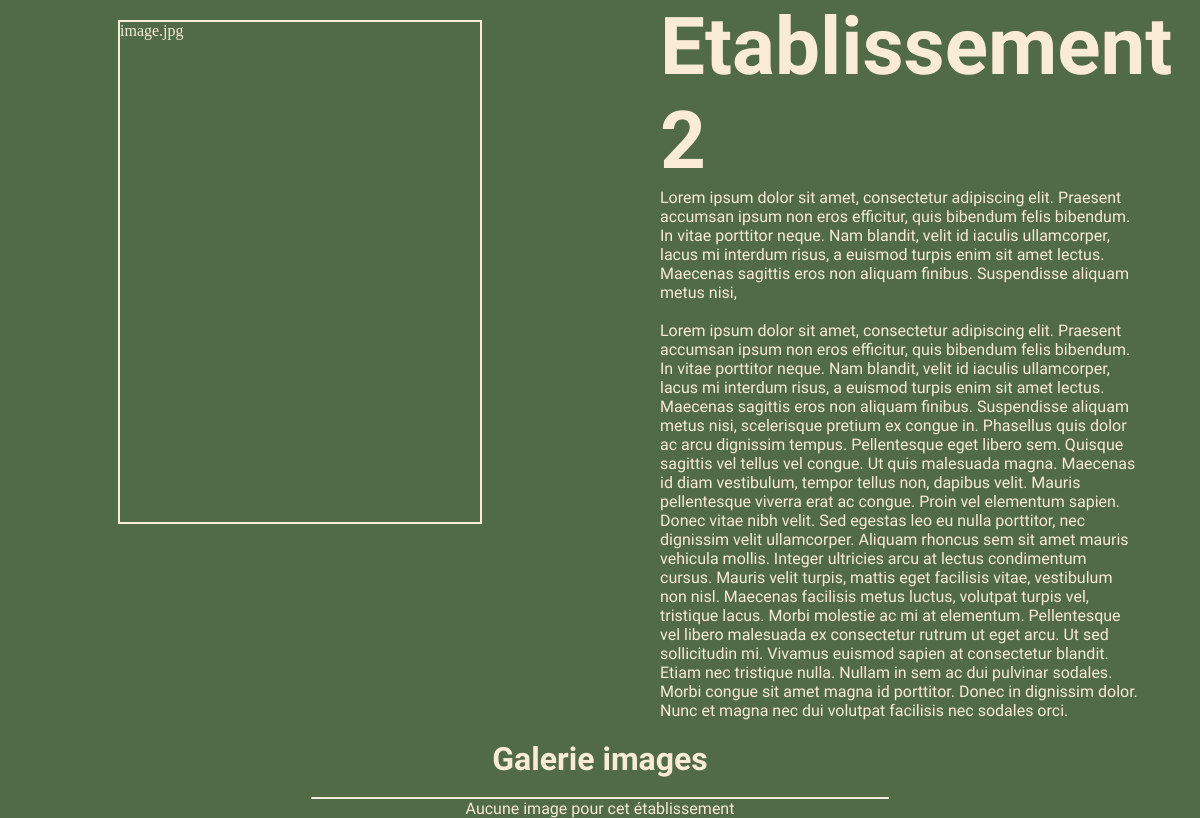
Screenshot of /school.php?id=2 with the database file from the repository.
### tables this page shows
CREATE TABLE IF NOT EXISTS `etablissements` (
  `id` int NOT NULL AUTO_INCREMENT,
  `nom` varchar(255) NOT NULL,
  `description` text NOT NULL,
  `introduction` text NOT NULL,
  `image` varchar(255) NOT NULL,
  `categorie` int NOT NULL DEFAULT '1',
  PRIMARY KEY (`id`)
);

### school.php (the view, shortened to what this page needs)
<?php
    if(isset($_GET['id']))
    {
        $id = htmlspecialchars($_GET['id']);
    }else{
        header("LOCATION:404.php");
    }
    require "connexion.php";
    $req = $bdd->prepare("SELECT * FROM etablissements WHERE id=?");
    $req->execute([$id]);
    $don = $req->fetch();
?>
<!DOCTYPE html>
<html lang="fr">
<head>
    <link rel="stylesheet" href="style2.css">
</head>
<body>
    <div class="slide" id="test">
        <div id="gd">
            <div class="gauche" id="img">
                <div class="img">
                <?= $don['image'] ?>
                </div>
            </div>
            <div class="droite">
                <div id="texte">
                    <div id="titre">
                        <h1><?= $don['nom'] ?></h1>
                    </div>
                    <div id="desc">
                        <?= $don['introduction'] ?><br>
                        <br><?= $don['description'] ?>
                    </div>
                </div>
            </div>
        </div>
        <div class="gal">
            <h1>Galerie images</h1><br>
            <hr>
            <?php
                $reqGal = $bdd->prepare("SELECT * FROM images WHERE id_etablissement=?");
                $reqGal->execute([$id]);
                $count = $reqGal->rowCount();
                if($count > 0)
                {
                    while($donGal = $reqGal->fetch())
                    {
                        echo "<img src='images/".$donGal['fichier']."' alt='image'>";
                    }
                }else{
                    echo "Aucune image pour cet établissement";
                }
            ?>
        </div>
    </div>
</body>
</html>

### style2.css (style rules this page uses)
* { padding: 0; margin: 0 auto; }
.slide { width: 100%; min-height: 100vh; background-color: rgb(80, 107, 70); color: antiquewhite; }
#gd { display: flex; }
.droite, .gauche { width: 50%; }
#texte { width: 80%; }
.img { width: 60%; height: 500px; margin-top: 20px; border: 2px solid antiquewhite; }
.gal { padding-top: 20px; width: 80%; display: flex; align-items: center; flex-direction: column; }
#texte { font-family: "Host Grotesk", serif; }
#titre { font-size: 40px; }
hr { border-top: 1px solid antiquewhite; width: 60%; }
.gal { font-family: "Host Grotesk", serif; }

### rows the page displays
etablissements: image "image.jpg", nom "Etablissement 2", introduction "Lorem ipsum dolor sit amet, consectetur adipiscing elit. Praesent accumsan ipsum non eros efficitur, quis bibendum felis bibendum. In vitae porttitor neque. Nam blandit, velit id iaculis ullamcorper, lacus mi interdum risus, a euismod turpis enim sit amet lectus. Maecenas sagittis eros non aliquam finibus. Suspendisse aliquam metus nisi,", description "Lorem ipsum dolor sit amet, consectetur adipiscing elit. Praesent accumsan ipsum non eros efficitur, quis bibendum felis bibendum. In vitae porttitor neque. Nam blandit, velit id iaculis ullamcorper, lacus mi interdum risus, a euismod turpis enim sit amet lectus. Maecenas sagittis eros non aliquam finibus. Suspendisse aliquam metus nisi, scelerisque pretium ex congue in. Phasellus quis dolor ac arcu dignissim tempus. Pellentesque eget libero sem. Quisque sagittis vel tellus vel congue. Ut quis malesuada magna. Maecenas id diam vestibulum, tempor tellus non, dapibus velit. Mauris pellentesque viverra erat ac congue. Proin vel elementum sapien. Donec vitae nibh velit. Sed egestas leo eu nulla…"
